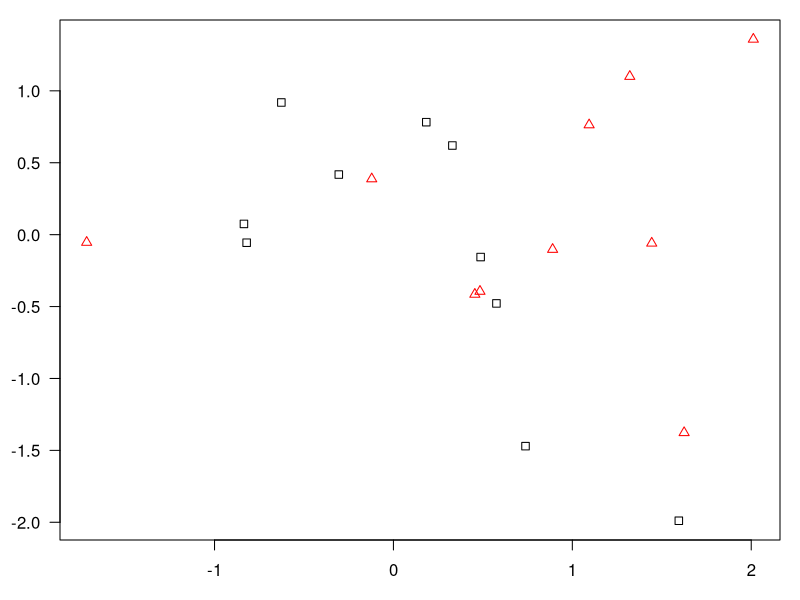
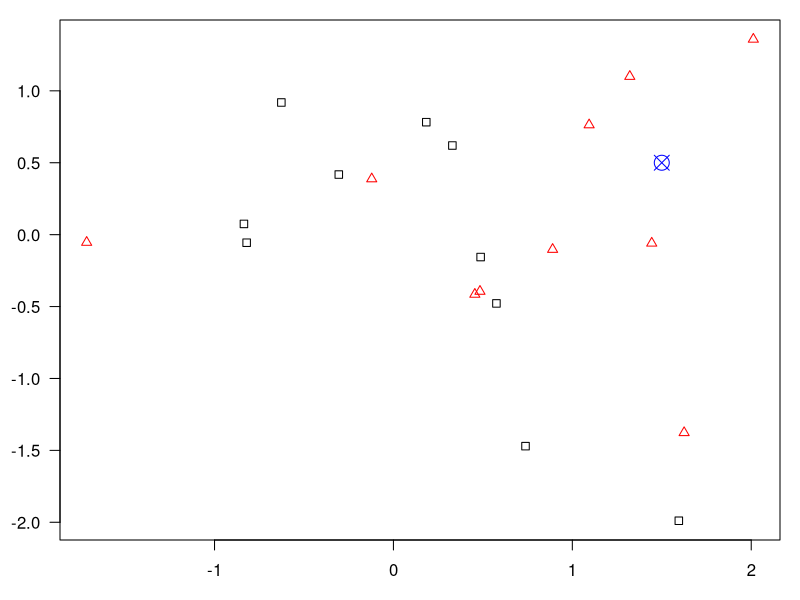
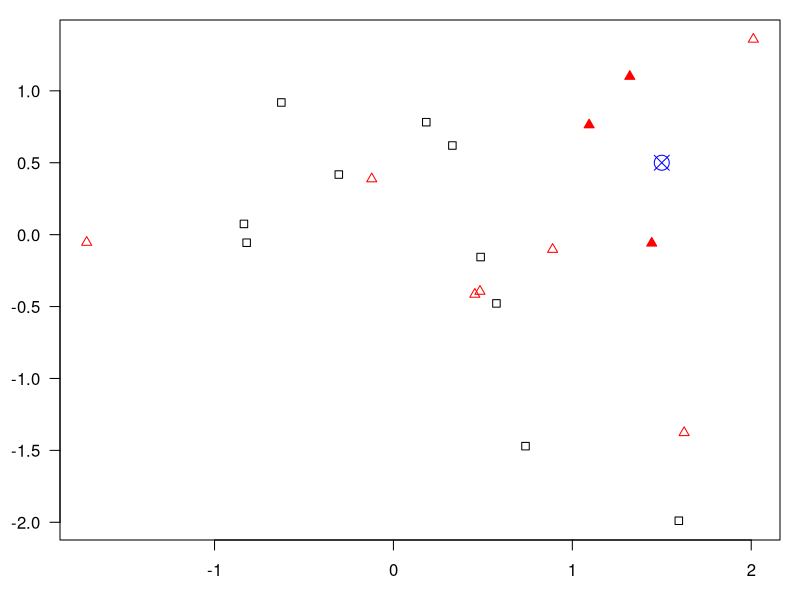
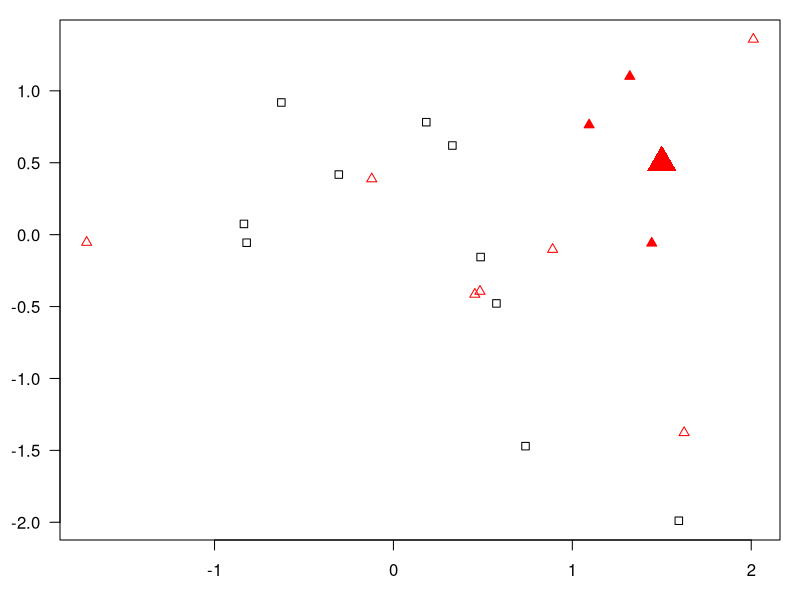
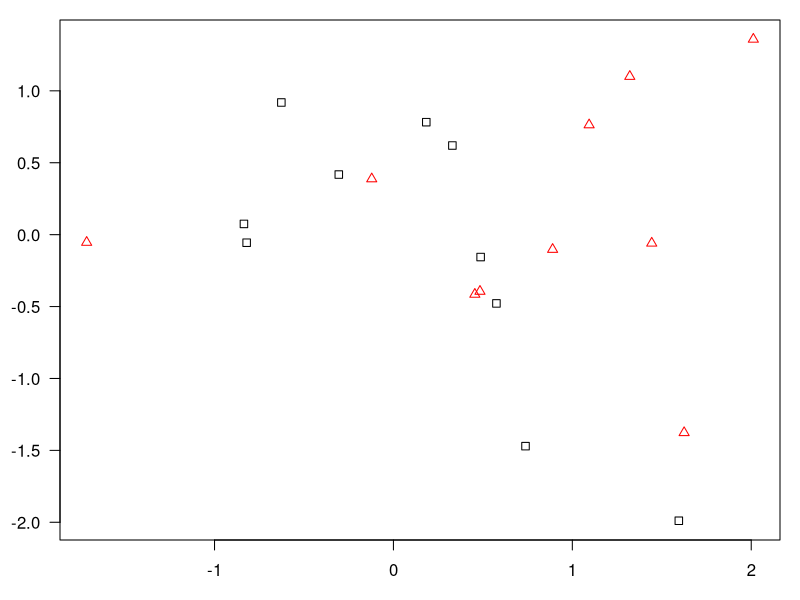
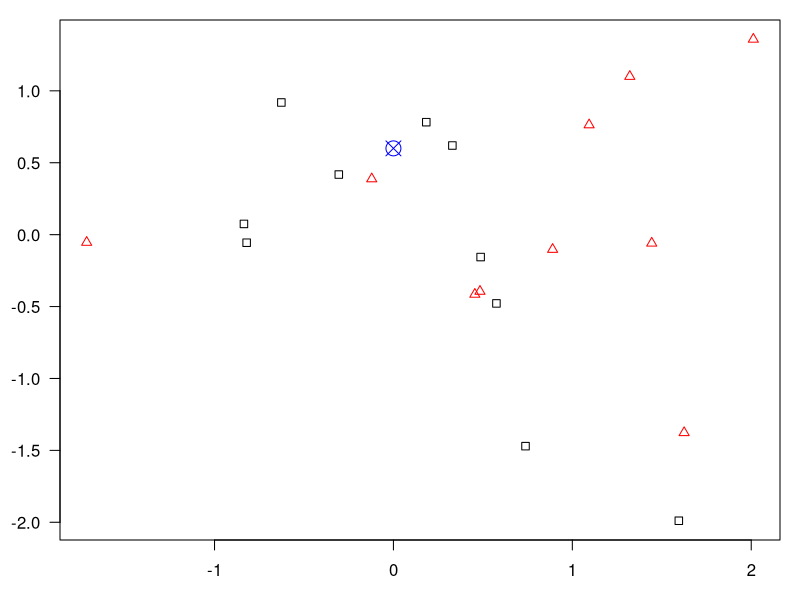
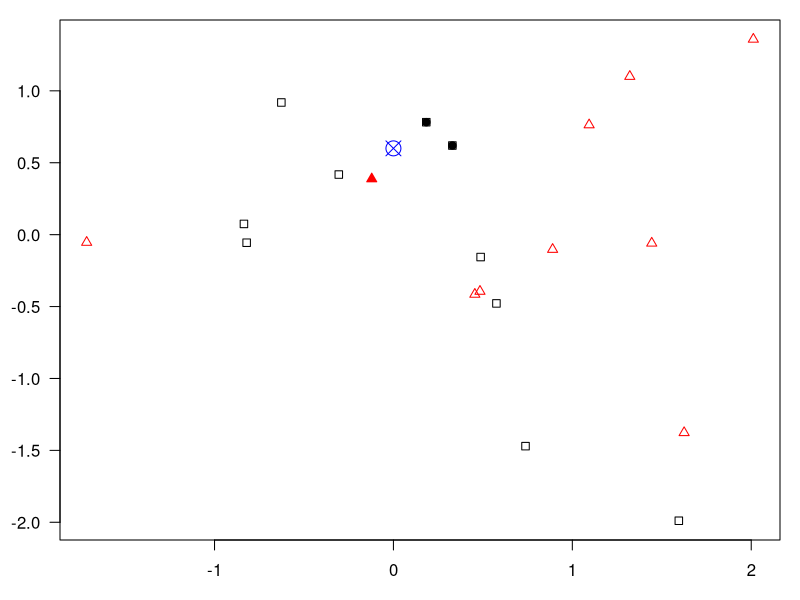
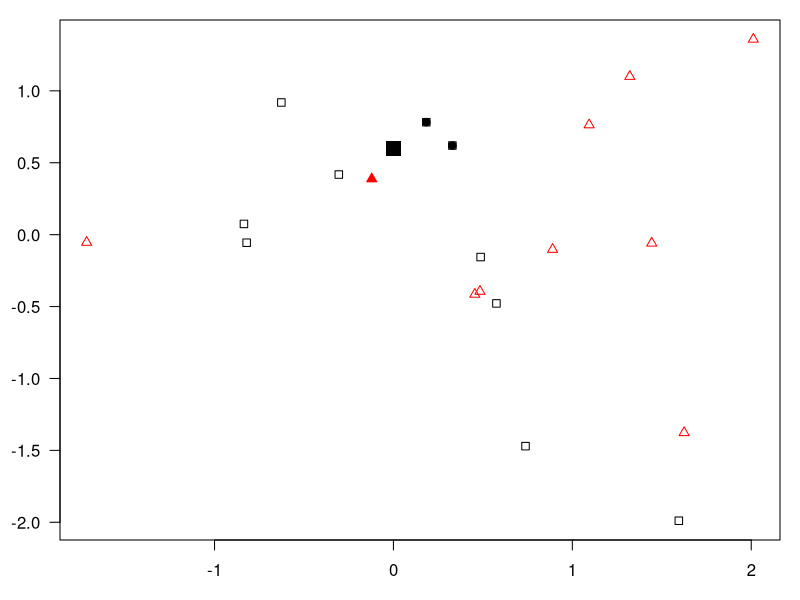

Recreate these plots in R, in order. (Note: this script raises an error after producing the figures.)
## ---- chunk 1
#| label: fig-knn-create-points
#| fig-cap: An example of k-nearest neighbours algorithm with k=3; in the top new observation (blue) is closest to three red triangales and thus classified as a red triangle; in the bottom, a new observation (blue) is closest to 2 black dots and 1 red triangle thus classified as a black dot (majority vote)

# Example data
n1 <- 10
n2 <- 10
set.seed(1)
x <- c(rnorm(n1, mean=0, sd=1), rnorm(n2, mean=0.5, sd=1))
y <- rnorm(n1+n2, mean=0, sd=1)

group <- rep(1, (n1+n2))
group[1:n1] <- 0
idx.1 <- which(group==0)
idx.2 <- which(group==1)

# new points
p1 <- c(1.5, 0.5)
p2 <- c(0, 0.6)

# distance 
dist.1 <- c()
dist.2 <- c()
for (i in 1:length(x))
{
  dist.1[i] <- round(sqrt((p1[1]-x[i])^2 + (p1[2]-y[i])^2),2)
  dist.2[i] <- round(sqrt((p2[1]-x[i])^2 + (p2[2]-y[i])^2),2)
}

# find nearest friends
n.idx1 <- order(dist.1)
n.idx2 <- order(dist.2)

## ---- chunk 2
#| label: fig-knn-00
#| fig-width: 4
#| fig-height: 5
#| include: false

# a) 
par(mar=(c(3, 3, 1, 1)))
plot(x[idx.1],y[idx.1], pch=0, las=1, xlim=c(min(x), max(x)), ylim=c(min(y), max(y)), xlab="x", ylab="y")
points(x[idx.2], y[idx.2], pch=2, col="red")
#points(p1[1], p1[2], pch=13, col="blue", cex=2)

## ---- chunk 3
#| label: fig-knn-01
#| fig-width: 4
#| fig-height: 5
#| include: false

# b) 
par(mar=(c(3, 3, 1, 1)))
plot(x[idx.1],y[idx.1], pch=0, las=1, xlim=c(min(x), max(x)), ylim=c(min(y), max(y)), xlab="x", ylab="y")
points(x[idx.2], y[idx.2], pch=2, col="red")
points(p1[1], p1[2], pch=13, col="blue", cex=2)

## ---- chunk 4
#| label: fig-knn-02
#| fig-width: 4
#| fig-height: 5
#| include: false

# c) 
par(mar=(c(3, 3, 1, 1)))
plot(x[idx.1],y[idx.1], pch=0, las=1, xlim=c(min(x), max(x)), ylim=c(min(y), max(y)), xlab="x", ylab="y")
points(x[idx.2], y[idx.2], pch=2, col="red")
points(p1[1], p1[2], pch=13, col="blue", cex=2)
points(x[n.idx1[1:3]], y[n.idx1[1:3]], pch=17, col="red")

## ---- chunk 5
#| label: fig-knn-03
#| fig-width: 4
#| fig-height: 5
#| include: false

# d) 
par(mar=(c(3, 3, 1, 1)))
plot(x[idx.1],y[idx.1], pch=0, las=1, xlim=c(min(x), max(x)), ylim=c(min(y), max(y)), xlab="x", ylab="y")
points(x[idx.2], y[idx.2], pch=2, col="red")
points(p1[1], p1[2], pch=17, col="red", cex=3)
points(x[n.idx1[1:3]], y[n.idx1[1:3]], pch=17, col="red")

## ---- chunk 6
#| label: fig-knn-10
#| fig-width: 4
#| fig-height: 5
#| include: false

par(mar=(c(3, 3, 1, 1)))
plot(x[idx.1],y[idx.1], pch=0, las=1, xlim=c(min(x), max(x)), ylim=c(min(y), max(y)), xlab="x", ylab="y")
points(x[idx.2], y[idx.2], pch=2, col="red")
## ---- chunk 7
#| label: fig-knn-20
#| fig-width: 4
#| fig-height: 5
#| include: false

par(mar=(c(3, 3, 1, 1)))
plot(x[idx.1],y[idx.1], pch=0, las=1, xlim=c(min(x), max(x)), ylim=c(min(y), max(y)), xlab="x", ylab="y")
points(x[idx.2], y[idx.2], pch=2, col="red")
points(p2[1], p2[2], pch=13, col="blue", cex=2)

## ---- chunk 8
#| label: fig-knn-30
#| fig-width: 4
#| fig-height: 5
#| include: false

par(mar=(c(3, 3, 1, 1)))
plot(x[idx.1],y[idx.1], pch=0, las=1, xlim=c(min(x), max(x)), ylim=c(min(y), max(y)), xlab="x", ylab="y")

points(x[idx.2], y[idx.2], pch=2, col="red")
points(p2[1], p2[2], pch=13, col="blue", cex=2)
points(x[n.idx2[1]], y[n.idx2[1]], pch=17, col="red")
points(x[n.idx2[2:3]], y[n.idx2[2:3]], pch=19, col="black")

## ---- chunk 9
#| label: fig-knn-40
#| fig-width: 4
#| fig-height: 5
#| include: false


par(mar=(c(3, 3, 1, 1)))
plot(x[idx.1],y[idx.1], pch=0, las=1, xlim=c(min(x), max(x)), ylim=c(min(y), max(y)), xlab="x", ylab="y")
points(x[idx.2], y[idx.2], pch=2, col="red")
points(p2[1], p2[2], pch=15, col="black", cex=2)
points(x[n.idx2[1]], y[n.idx2[1]], pch=17, col="red")
points(x[n.idx2[2:3]], y[n.idx2[2:3]], pch=19, col="black")

## ---- chunk 10
#| fig-align: center
#| echo: false
#| out-width: 100%

knitr::include_graphics("figures/data-split-02.png")
## ---- chunk 11
#| fig-align: center
#| echo: false
#| out-width: 100%
#| 
knitr::include_graphics("figures/data-split-kfolds-02.png")
##Eva: k=1,2,3 look identical. Can the splits be indicated somehow, circle the validation fold or something similar? I see 20 different objects, so I would expect 6 or 7 objects in each validation set. Use 'validation set' and 'training set' instead of 'validation fold' etc.
## ---- chunk 12
#| label: fig-data-split-loocv
#| fig-cap: Example of LOOCV, leave-one-out cross validation
#| fig-cap-location: margin
#| fig-align: center
#| echo: false
#| out-width: 100%

knitr::include_graphics("figures/data-split-loocv-02.png")
